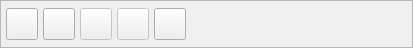
      <widget class="QFrame" name="frame_3" >
       <property name="sizePolicy" >
        <sizepolicy>
         <hsizetype>7</hsizetype>
         <vsizetype>0</vsizetype>
         <horstretch>0</horstretch>
         <verstretch>0</verstretch>
        </sizepolicy>
       </property>
       <property name="minimumSize" >
        <size>
         <width>42</width>
         <height>42</height>
        </size>
       </property>
       <property name="maximumSize" >
        <size>
         <width>16777215</width>
         <height>48</height>
        </size>
       </property>
       <property name="frameShape" >
        <enum>QFrame::StyledPanel</enum>
       </property>
       <property name="frameShadow" >
        <enum>QFrame::Raised</enum>
       </property>
       <layout class="QHBoxLayout" >
        <property name="margin" >
         <number>5</number>
        </property>
        <property name="spacing" >
         <number>5</number>
        </property>
        <item>
         <widget class="QToolButton" name="mui_guardar" >
          <property name="sizePolicy" >
           <sizepolicy>
            <hsizetype>0</hsizetype>
            <vsizetype>0</vsizetype>
            <horstretch>0</horstretch>
            <verstretch>0</verstretch>
           </sizepolicy>
          </property>
          <property name="minimumSize" >
           <size>
            <width>32</width>
            <height>32</height>
           </size>
          </property>
          <property name="maximumSize" >
           <size>
            <width>32</width>
            <height>32</height>
           </size>
          </property>
          <property name="toolTip" >
           <string>Guardar cuenta</string>
          </property>
          <property name="text" >
           <string/>
          </property>
          <property name="icon" >
           <iconset resource="../../../bulmages.qrc" >:/Genericos32x32/images/png/i_save.xpm</iconset>
          </property>
          <property name="iconSize" >
           <size>
            <width>32</width>
            <height>32</height>
           </size>
          </property>
          <property name="shortcut" >
           <string>Ctrl+S</string>
          </property>
         </widget>
        </item>
        <item>
         <widget class="QToolButton" name="mui_nuevo" >
          <property name="sizePolicy" >
           <sizepolicy>
            <hsizetype>0</hsizetype>
            <vsizetype>0</vsizetype>
            <horstretch>0</horstretch>
            <verstretch>0</verstretch>
           </sizepolicy>
          </property>
          <property name="minimumSize" >
           <size>
            <width>32</width>
            <height>32</height>
           </size>
          </property>
          <property name="maximumSize" >
           <size>
            <width>32</width>
            <height>32</height>
           </size>
          </property>
          <property name="toolTip" >
           <string>Nueva cuenta</string>
          </property>
          <property name="text" >
           <string/>
          </property>
          <property name="icon" >
           <iconset resource="../../../bulmages.qrc" >:/Genericos32x32/images/png/i_fileNew.xpm</iconset>
          </property>
          <property name="iconSize" >
           <size>
            <width>32</width>
            <height>32</height>
           </size>
          </property>
          <property name="shortcut" >
           <string>Ctrl+N</string>
          </property>
         </widget>
        </item>
        <item>
         <widget class="QToolButton" name="botoninteligente_2" >
          <property name="enabled" >
           <bool>false</bool>
          </property>
          <property name="sizePolicy" >
           <sizepolicy>
            <hsizetype>0</hsizetype>
            <vsizetype>0</vsizetype>
            <horstretch>0</horstretch>
            <verstretch>0</verstretch>
           </sizepolicy>
          </property>
          <property name="minimumSize" >
           <size>
            <width>32</width>
            <height>32</height>
           </size>
          </property>
          <property name="maximumSize" >
           <size>
            <width>32</width>
            <height>32</height>
           </size>
          </property>
          <property name="toolTip" >
           <string>Duplicar Asiento</string>
          </property>
          <property name="text" >
           <string/>
          </property>
          <property name="icon" >
           <iconset resource="../../../bulmages.qrc" >:/Genericos32x32/images/png/i_immportar.png</iconset>
          </property>
          <property name="iconSize" >
           <size>
            <width>22</width>
            <height>22</height>
           </size>
          </property>
         </widget>
        </item>
        <item>
         <widget class="QToolButton" name="ToolButton17" >
          <property name="enabled" >
           <bool>false</bool>
          </property>
          <property name="sizePolicy" >
           <sizepolicy>
            <hsizetype>0</hsizetype>
            <vsizetype>0</vsizetype>
            <horstretch>0</horstretch>
            <verstretch>0</verstretch>
           </sizepolicy>
          </property>
          <property name="minimumSize" >
           <size>
            <width>32</width>
            <height>32</height>
           </size>
          </property>
          <property name="maximumSize" >
           <size>
            <width>32</width>
            <height>32</height>
           </size>
          </property>
          <property name="toolTip" >
           <string>Cargar Asiento</string>
          </property>
          <property name="text" >
           <string/>
          </property>
          <property name="icon" >
           <iconset resource="../../../bulmages.qrc" >:/Genericos32x32/images/png/i_exportar.png</iconset>
          </property>
          <property name="iconSize" >
           <size>
            <width>22</width>
            <height>22</height>
           </size>
          </property>
         </widget>
        </item>
        <item>
         <widget class="QToolButton" name="mui_borrar" >
          <property name="sizePolicy" >
           <sizepolicy>
            <hsizetype>0</hsizetype>
            <vsizetype>0</vsizetype>
            <horstretch>0</horstretch>
            <verstretch>0</verstretch>
           </sizepolicy>
          </property>
          <property name="minimumSize" >
           <size>
            <width>32</width>
            <height>32</height>
           </size>
          </property>
          <property name="maximumSize" >
           <size>
            <width>32</width>
            <height>32</height>
           </size>
          </property>
          <property name="toolTip" >
           <string>Borrar cuenta</string>
          </property>
          <property name="text" >
           <string/>
          </property>
          <property name="icon" >
           <iconset resource="../../../bulmages.qrc" >:/Genericos32x32/images/png/i_editDelete.png</iconset>
          </property>
          <property name="iconSize" >
           <size>
            <width>32</width>
            <height>32</height>
           </size>
          </property>
          <property name="shortcut" >
           <string>Ctrl+D</string>
          </property>
         </widget>
        </item>
        <item>
         <spacer>
          <property name="orientation" >
           <enum>Qt::Horizontal</enum>
          </property>
          <property name="sizeType" >
           <enum>QSizePolicy::Expanding</enum>
          </property>
          <property name="sizeHint" >
           <size>
            <width>221</width>
            <height>26</height>
           </size>
          </property>
         </spacer>
        </item>
       </layout>
      </widget>
